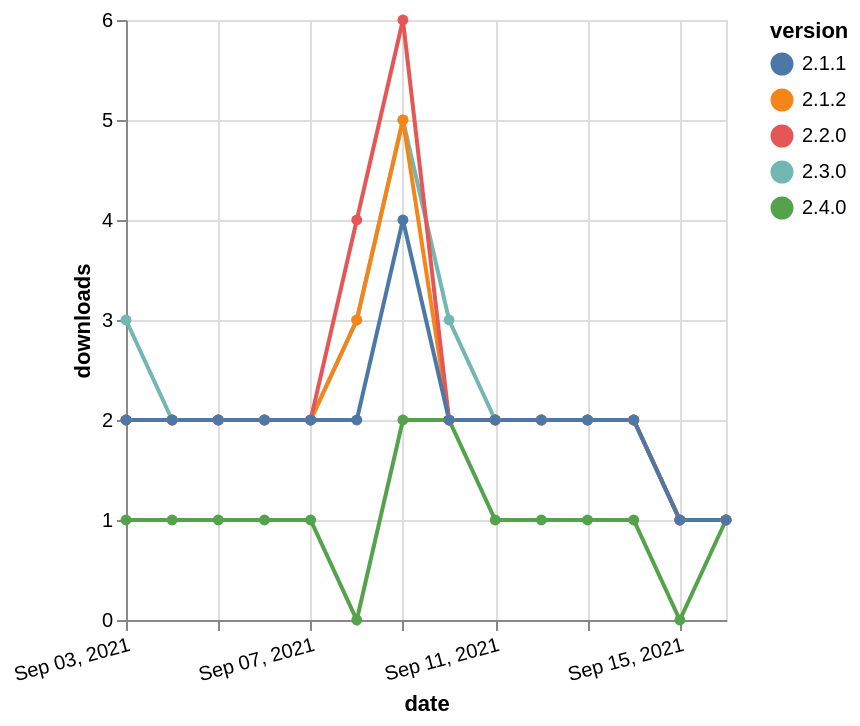

Write a Vega-Lite specification for this figure.
### Vega-Lite specification from a JSON file in a GitHub repository (floating-point values rounded to 4 significant figures)
{"$schema": "https://vega.github.io/schema/vega-lite/v5.json", "description": "A simple bar chart with embedded data.", "data": {"values": [{"date": "2021-09-03", "total": 2290, "delta": 3, "version": "2.3.0"}, {"date": "2021-09-04", "total": 2292, "delta": 2, "version": "2.3.0"}, {"date": "2021-09-05", "total": 2294, "delta": 2, "version": "2.3.0"}, {"date": "2021-09-06", "total": 2296, "delta": 2, "version": "2.3.0"}, {"date": "2021-09-07", "total": 2298, "delta": 2, "version": "2.3.0"}, {"date": "2021-09-08", "total": 2301, "delta": 3, "version": "2.3.0"}, {"date": "2021-09-09", "total": 2306, "delta": 5, "version": "2.3.0"}, {"date": "2021-09-10", "total": 2309, "delta": 3, "version": "2.3.0"}, {"date": "2021-09-11", "total": 2311, "delta": 2, "version": "2.3.0"}, {"date": "2021-09-12", "total": 2313, "delta": 2, "version": "2.3.0"}, {"date": "2021-09-13", "total": 2315, "delta": 2, "version": "2.3.0"}, {"date": "2021-09-14", "total": 2317, "delta": 2, "version": "2.3.0"}, {"date": "2021-09-15", "total": 2318, "delta": 1, "version": "2.3.0"}, {"date": "2021-09-16", "total": 2319, "delta": 1, "version": "2.3.0"}, {"date": "2021-09-03", "total": 319, "delta": 1, "version": "2.4.0"}, {"date": "2021-09-04", "total": 320, "delta": 1, "version": "2.4.0"}, {"date": "2021-09-05", "total": 321, "delta": 1, "version": "2.4.0"}, {"date": "2021-09-06", "total": 322, "delta": 1, "version": "2.4.0"}, {"date": "2021-09-07", "total": 323, "delta": 1, "version": "2.4.0"}, {"date": "2021-09-08", "total": 323, "delta": 0, "version": "2.4.0"}, {"date": "2021-09-09", "total": 325, "delta": 2, "version": "2.4.0"}, {"date": "2021-09-10", "total": 327, "delta": 2, "version": "2.4.0"}, {"date": "2021-09-11", "total": 328, "delta": 1, "version": "2.4.0"}, {"date": "2021-09-12", "total": 329, "delta": 1, "version": "2.4.0"}, {"date": "2021-09-13", "total": 330, "delta": 1, "version": "2.4.0"}, {"date": "2021-09-14", "total": 331, "delta": 1, "version": "2.4.0"}, {"date": "2021-09-15", "total": 331, "delta": 0, "version": "2.4.0"}, {"date": "2021-09-16", "total": 332, "delta": 1, "version": "2.4.0"}, {"date": "2021-09-03", "total": 2536, "delta": 2, "version": "2.1.2"}, {"date": "2021-09-04", "total": 2538, "delta": 2, "version": "2.1.2"}, {"date": "2021-09-05", "total": 2540, "delta": 2, "version": "2.1.2"}, {"date": "2021-09-06", "total": 2542, "delta": 2, "version": "2.1.2"}, {"date": "2021-09-07", "total": 2544, "delta": 2, "version": "2.1.2"}, {"date": "2021-09-08", "total": 2547, "delta": 3, "version": "2.1.2"}, {"date": "2021-09-09", "total": 2552, "delta": 5, "version": "2.1.2"}, {"date": "2021-09-10", "total": 2554, "delta": 2, "version": "2.1.2"}, {"date": "2021-09-11", "total": 2556, "delta": 2, "version": "2.1.2"}, {"date": "2021-09-12", "total": 2558, "delta": 2, "version": "2.1.2"}, {"date": "2021-09-13", "total": 2560, "delta": 2, "version": "2.1.2"}, {"date": "2021-09-14", "total": 2562, "delta": 2, "version": "2.1.2"}, {"date": "2021-09-15", "total": 2563, "delta": 1, "version": "2.1.2"}, {"date": "2021-09-16", "total": 2564, "delta": 1, "version": "2.1.2"}, {"date": "2021-09-03", "total": 2790, "delta": 2, "version": "2.2.0"}, {"date": "2021-09-04", "total": 2792, "delta": 2, "version": "2.2.0"}, {"date": "2021-09-05", "total": 2794, "delta": 2, "version": "2.2.0"}, {"date": "2021-09-06", "total": 2796, "delta": 2, "version": "2.2.0"}, {"date": "2021-09-07", "total": 2798, "delta": 2, "version": "2.2.0"}, {"date": "2021-09-08", "total": 2802, "delta": 4, "version": "2.2.0"}, {"date": "2021-09-09", "total": 2808, "delta": 6, "version": "2.2.0"}, {"date": "2021-09-10", "total": 2810, "delta": 2, "version": "2.2.0"}, {"date": "2021-09-11", "total": 2812, "delta": 2, "version": "2.2.0"}, {"date": "2021-09-12", "total": 2814, "delta": 2, "version": "2.2.0"}, {"date": "2021-09-13", "total": 2816, "delta": 2, "version": "2.2.0"}, {"date": "2021-09-14", "total": 2818, "delta": 2, "version": "2.2.0"}, {"date": "2021-09-15", "total": 2819, "delta": 1, "version": "2.2.0"}, {"date": "2021-09-16", "total": 2820, "delta": 1, "version": "2.2.0"}, {"date": "2021-09-03", "total": 2317, "delta": 2, "version": "2.1.1"}, {"date": "2021-09-04", "total": 2319, "delta": 2, "version": "2.1.1"}, {"date": "2021-09-05", "total": 2321, "delta": 2, "version": "2.1.1"}, {"date": "2021-09-06", "total": 2323, "delta": 2, "version": "2.1.1"}, {"date": "2021-09-07", "total": 2325, "delta": 2, "version": "2.1.1"}, {"date": "2021-09-08", "total": 2327, "delta": 2, "version": "2.1.1"}, {"date": "2021-09-09", "total": 2331, "delta": 4, "version": "2.1.1"}, {"date": "2021-09-10", "total": 2333, "delta": 2, "version": "2.1.1"}, {"date": "2021-09-11", "total": 2335, "delta": 2, "version": "2.1.1"}, {"date": "2021-09-12", "total": 2337, "delta": 2, "version": "2.1.1"}, {"date": "2021-09-13", "total": 2339, "delta": 2, "version": "2.1.1"}, {"date": "2021-09-14", "total": 2341, "delta": 2, "version": "2.1.1"}, {"date": "2021-09-15", "total": 2342, "delta": 1, "version": "2.1.1"}, {"date": "2021-09-16", "total": 2343, "delta": 1, "version": "2.1.1"}]}, "width": "container", "mark": {"type": "line", "point": {"filled": true}}, "encoding": {"x": {"field": "date", "type": "temporal", "timeUnit": "yearmonthdate", "title": "date", "axis": {"labelAngle": -15}}, "y": {"field": "delta", "type": "quantitative", "title": "downloads"}, "color": {"field": "version", "type": "nominal"}, "tooltip": {"field": "delta"}}}
